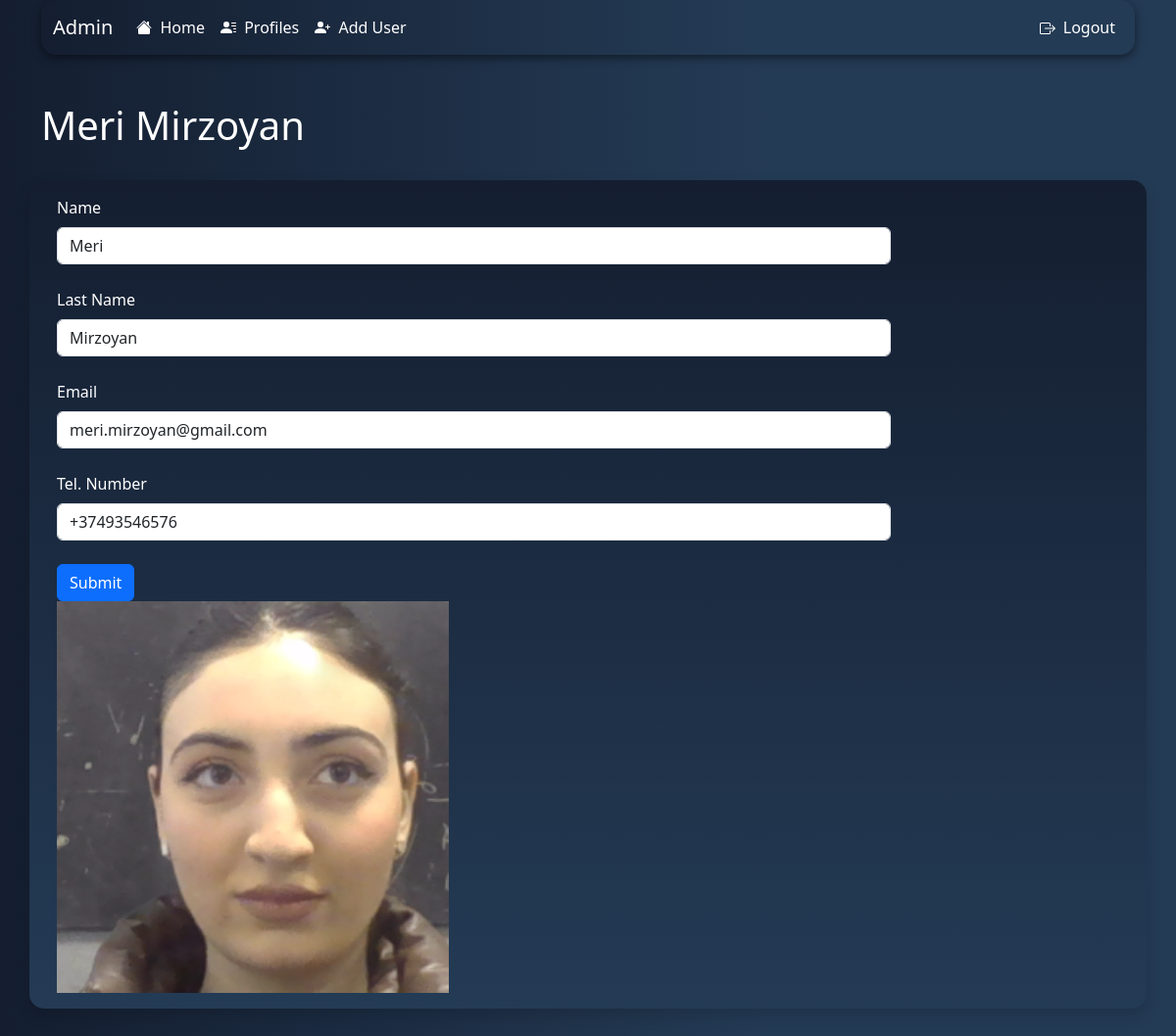
Screenshot of /admin/update_user/5 with the database file from the repository.
### app.py (models this page shows)
class User(db.Model):
    uID = db.Column(db.Integer, primary_key=True)
    name = db.Column(db.String(50), unique=True)
    lastName = db.Column(db.String(50))
    email = db.Column(db.String(50), unique=True)
    telPhone = db.Column(db.String(50), unique=True)
    passwordHash = db.Column(db.String(50))
    lastLoginTime = db.Column(db.DateTime, default=datetime.utcnow)

### app.py (the view, shortened to what this page needs)
@app.route("/admin/update_user/<int:uID>", methods=["GET", "POST"])
def update_user(uID):
    form = UserForm()
    user_to_update = User.query.get_or_404(uID)
    pic_filename = url_for("static", filename=f"users/{user_to_update.name}/1.png")
    return render_template(
        "admin_update_user.html",
        user=user_to_update,
        form=form,
        pic_filename=pic_filename,
    )

### app.py
class UserForm(FlaskForm):
    name = StringField("Name", validators=[DataRequired()])
    lastName = StringField("Last Name", validators=[DataRequired()])
    email = StringField("Email", validators=[DataRequired()])
    telPhone = StringField("Tel. Number", validators=[DataRequired()])
    submit = SubmitField("Submit")
    password = PasswordField(
        validators=[
            Length(min=5, message="The password must be at least 8 lengths long")
        ]
    )
    confirm = PasswordField(
        "Confirm Password", validators=[EqualTo("password", "Password mismatch")]
    )

### templates/admin_update_user.html (shortened to what this page needs)
{% extends "admin_base.html" %}
{% block content %}
	<h1 style="color:white;">{{user.name}} {{user.lastName}}</h1>
	<br>
	<div class="row shadow p-3 mb-5 bg-body rouded" id="update_div">
		<div class="col-md-3 border-right" style="width: 875px;">
			<form style="color: white;" method="POST">
				{{ form.name.label(class="form-label") }}
				{{ form.name(class="form-control", value=user.name) }}
				<br>
				{{ form.lastName.label(class="form-label") }}
				{{ form.lastName(class="form-control", value=user.lastName) }}
				<br>
				{{ form.email.label(class="form-label") }}
				{{ form.email(class="form-control", value=user.email) }}
				<br>
				{{ form.telPhone.label(class="form-label") }}
				{{ form.telPhone(class="form-control", value=user.telPhone) }}
				<br>
				{{ form.submit(class="btn btn-primary") }}
			</form>
		</div>
		<div class="col-md-3 border-right">
			<img src="{{pic_filename}}" width="400", height="400">
		</div>
	</div>
{% endblock %}

### static/css/page_style.css (style rules this page uses)
body { background: background: rgb(20,30,48); background: linear-gradient(90deg, rgba(20,30,48,1) 0%, rgba(36,59,85,1) 65%); }

### templates/admin_base.html (style rules this page uses)
body { color: #ddd; line-height: 1.5; }

### templates/admin_update_user.html (style rules this page uses)
#update_div { border-radius: 15px; box-shadow: 0 15px 25px rgba(0, 0, 0, .6); background: linear-gradient(#141e30, #243b55); }

### rows the page displays
User: name "Meri", lastName "Mirzoyan", email "meri.mirzoyan@gmail.com", telPhone "+37493546576"
